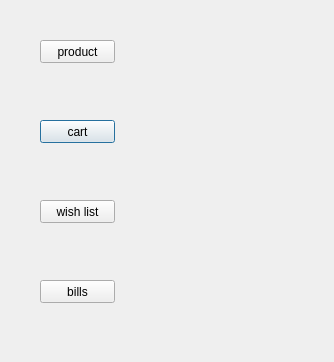
<?xml version="1.0" encoding="UTF-8"?>
<ui version="4.0">
 <class>customermainpage</class>
 <widget class="QDialog" name="customermainpage">
  <property name="geometry">
   <rect>
    <x>0</x>
    <y>0</y>
    <width>334</width>
    <height>362</height>
   </rect>
  </property>
  <property name="windowTitle">
   <string>Dialog</string>
  </property>
  <property name="styleSheet">
   <string notr="true">background-image: url(:/imagestart/pic/bcap3.jpg);</string>
  </property>
  <widget class="QPushButton" name="cart">
   <property name="geometry">
    <rect>
     <x>40</x>
     <y>120</y>
     <width>75</width>
     <height>23</height>
    </rect>
   </property>
   <property name="text">
    <string>cart</string>
   </property>
  </widget>
  <widget class="QPushButton" name="fav">
   <property name="geometry">
    <rect>
     <x>40</x>
     <y>200</y>
     <width>75</width>
     <height>23</height>
    </rect>
   </property>
   <property name="text">
    <string>wish list</string>
   </property>
  </widget>
  <widget class="QPushButton" name="bill">
   <property name="geometry">
    <rect>
     <x>40</x>
     <y>280</y>
     <width>75</width>
     <height>23</height>
    </rect>
   </property>
   <property name="text">
    <string>bills</string>
   </property>
  </widget>
  <widget class="QPushButton" name="product">
   <property name="geometry">
    <rect>
     <x>40</x>
     <y>40</y>
     <width>75</width>
     <height>23</height>
    </rect>
   </property>
   <property name="text">
    <string>product</string>
   </property>
  </widget>
 </widget>
 <resources/>
 <connections/>
</ui>
